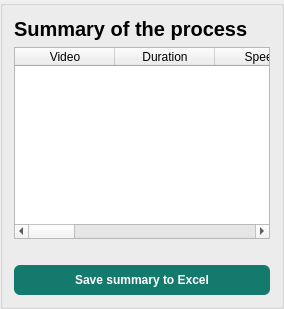
                                  <widget class="QGroupBox" name="processSummaryBox">
                                    <property name="title"><string /></property>
                                    <property name="styleSheet"><string>QGroupBox#processSummaryBox {margin-top:0px;padding-top:10px;}</string></property>
                                    <layout class="QVBoxLayout" name="processSummaryLayout">
                                      <item><widget class="QLabel" name="processSummaryHeading">
                                        <property name="text"><string>Summary of the process</string></property>
                                        <property name="styleSheet"><string>font-size:20px;font-weight:700;</string></property>
                                        <property name="wordWrap"><bool>true</bool></property>
                                      </widget></item>
                                      <item>
                                        <widget class="QTableWidget" name="processSummaryTable">
                                          <property name="minimumHeight"><number>110</number></property>
                                          <property name="maximumHeight"><number>140</number></property>
                                          <property name="editTriggers"><set>QAbstractItemView::EditTrigger::NoEditTriggers</set></property>
                                      <column><property name="text"><string>Video</string></property></column>
                                      <column><property name="text"><string>Duration</string></property></column>
                                      <column><property name="text"><string>Speech</string></property></column>
                                      <column><property name="text"><string>Music</string></property></column>
                                      <column><property name="text"><string>Mixed</string></property></column>
                                      <column><property name="text"><string>Segments</string></property></column>
                                      <column><property name="text"><string>Mean SNR</string></property></column>
                                      <column><property name="text"><string>Accepted</string></property></column>
                                      <column><property name="text"><string>Chosen by hand</string></property></column>
                                      <column><property name="text"><string>Difficult</string></property></column>
                                        </widget>
                                      </item>
                                      <item><widget class="QLabel" name="processSummaryNote"><property name="wordWrap"><bool>true</bool></property></widget></item>
                                      <item><widget class="QPushButton" name="saveProcessSummary">
                                        <property name="text"><string>Save summary to Excel</string></property>
                                        <property name="styleSheet"><string>QPushButton#saveProcessSummary {background:#157A6E; color:white; border:0; border-radius:6px; padding:8px 12px; font-weight:600;} QPushButton#saveProcessSummary:hover {background:#136E63;}</string></property>
                                      </widget></item>
                                    </layout>
                                  </widget>
